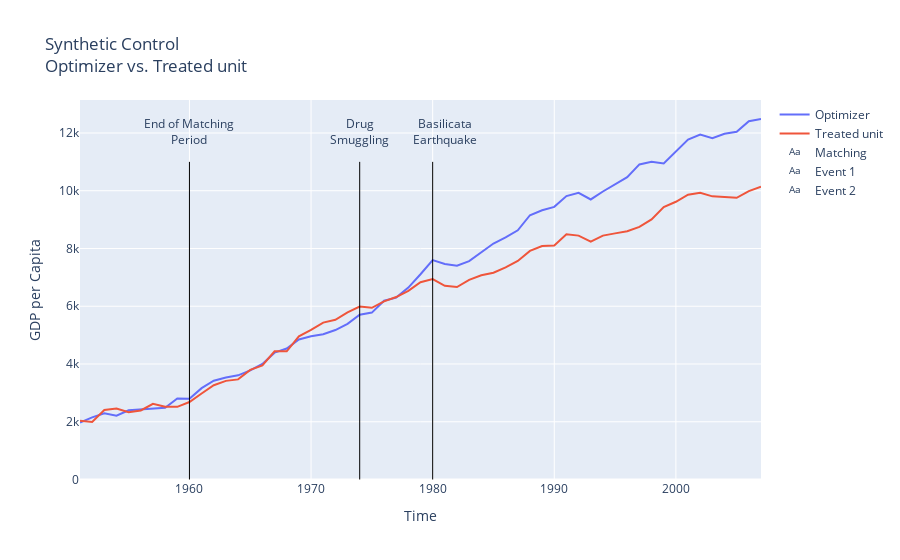

Source (notebook cell):
### Code cell
fig = go.Figure()
fig.add_trace(go.Scatter(x=list(data.year.unique()), y=w.value[0] @ y_ctr_all,
                    mode='lines', name='Optimizer'))
fig.add_trace(go.Scatter(x=list(data.year.unique()), y=y_tr_all[0],
                    mode='lines', name='Treated unit'))

fig.add_shape(dict(type="line", x0=1960, y0=0, x1=1960, y1=11000,
                   line=dict(color="Black", width=1)))

fig.add_shape(dict(type="line", x0=1974, y0=0, x1=1974, y1=11000,
                   line=dict(color="Black", width=1)))

fig.add_shape(dict(type="line", x0=1980, y0=0, x1=1980, y1=11000,
                   line=dict(color="Black", width=1)))

fig.add_trace(go.Scatter(x=[1960], y=[12000], mode="text",
    name="Matching", text=["End of Matching<br>Period"]))

fig.add_trace(go.Scatter(x=[1974], y=[12000], mode="text",
    name="Event 1", text=["Drug<br>Smuggling"]))

fig.add_trace(go.Scatter(x=[1981], y=[12000], mode="text",
    name="Event 2", text=["Basilicata<br>Earthquake"]))

fig.update_layout(title='Synthetic Control<br>Optimizer vs. Treated unit',
                   xaxis_title='Time', yaxis_title='GDP per Capita')
fig.show()

### Figure 1 — Plotly figure (JSON) as saved in the notebook; plotly's stock layout.template omitted (floating-point values rounded to 4 significant figures)
{"data": [{"mode": "lines", "name": "Optimizer", "type": "scatter", "x": [1951, 1952, 1953, 1954, 1955, 1956, 1957, 1958, 1959, 1960, 1961, 1962, 1963, 1964, 1965, 1966, 1967, 1968, 1969, 1970, 1971, 1972, 1973, 1974, 1975, 1976, 1977, 1978, 1979, 1980, 1981, 1982, 1983, 1984, 1985, 1986, 1987, 1988, 1989, 1990, 1991, 1992, 1993, 1994, 1995, 1996, 1997, 1998, 1999, 2000, 2001, 2002, 2003, 2004, 2005, 2006, 2007], "y": [1973.0, 2150.0, 2292.0, 2207.0, 2396.0, 2430.0, 2446.0, 2487.0, 2804.0, 2796.0, 3162.0, 3419.0, 3530.0, 3608.0, 3778.0, 3999.0, 4393.0, 4535.0, 4848.0, 4958.0, 5029.0, 5175.0, 5392.0, 5708.0, 5780.0, 6190.0, 6299.0, 6645.0, 7108.0, 7597.0, 7466.0, 7403.0, 7564.0, 7881.0, 8173.0, 8385.0, 8628.0, 9152.0, 9322.0, 9442.0, 9814.0, 9929.0, 9698.0, 9973.0, 10220.0, 10470.0, 10910.0, 11000.0, 10950.0, 11370.0, 11770.0, 11940.0, 11820.0, 11970.0, 12040.0, 12410.0, 12480.0]}, {"mode": "lines", "name": "Treated unit", "type": "scatter", "x": [1951, 1952, 1953, 1954, 1955, 1956, 1957, 1958, 1959, 1960, 1961, 1962, 1963, 1964, 1965, 1966, 1967, 1968, 1969, 1970, 1971, 1972, 1973, 1974, 1975, 1976, 1977, 1978, 1979, 1980, 1981, 1982, 1983, 1984, 1985, 1986, 1987, 1988, 1989, 1990, 1991, 1992, 1993, 1994, 1995, 1996, 1997, 1998, 1999, 2000, 2001, 2002, 2003, 2004, 2005, 2006, 2007], "y": [2034.0, 1993.0, 2406.0, 2456.0, 2328.0, 2392.0, 2622.0, 2522.0, 2515.0, 2683.0, 2979.0, 3265.0, 3415.0, 3467.0, 3796.0, 3950.0, 4440.0, 4440.0, 4960.0, 5179.0, 5432.0, 5532.0, 5784.0, 5990.0, 5945.0, 6169.0, 6318.0, 6532.0, 6833.0, 6943.0, 6708.0, 6664.0, 6911.0, 7072.0, 7161.0, 7345.0, 7568.0, 7917.0, 8084.0, 8103.0, 8490.0, 8446.0, 8235.0, 8447.0, 8524.0, 8599.0, 8748.0, 9005.0, 9432.0, 9618.0, 9863.0, 9932.0, 9805.0, 9784.0, 9754.0, 9985.0, 10140.0]}, {"mode": "text", "name": "Matching", "text": ["End of Matching<br>Period"], "type": "scatter", "x": [1960], "y": [12000]}, {"mode": "text", "name": "Event 1", "text": ["Drug<br>Smuggling"], "type": "scatter", "x": [1974], "y": [12000]}, {"mode": "text", "name": "Event 2", "text": ["Basilicata<br>Earthquake"], "type": "scatter", "x": [1981], "y": [12000]}], "layout": {"shapes": [{"line": {"color": "Black", "width": 1}, "type": "line", "x0": 1960, "x1": 1960, "y0": 0, "y1": 11000}, {"line": {"color": "Black", "width": 1}, "type": "line", "x0": 1974, "x1": 1974, "y0": 0, "y1": 11000}, {"line": {"color": "Black", "width": 1}, "type": "line", "x0": 1980, "x1": 1980, "y0": 0, "y1": 11000}], "title": {"text": "Synthetic Control<br>Optimizer vs. Treated unit"}, "xaxis": {"title": {"text": "Time"}}, "yaxis": {"title": {"text": "GDP per Capita"}}}}
